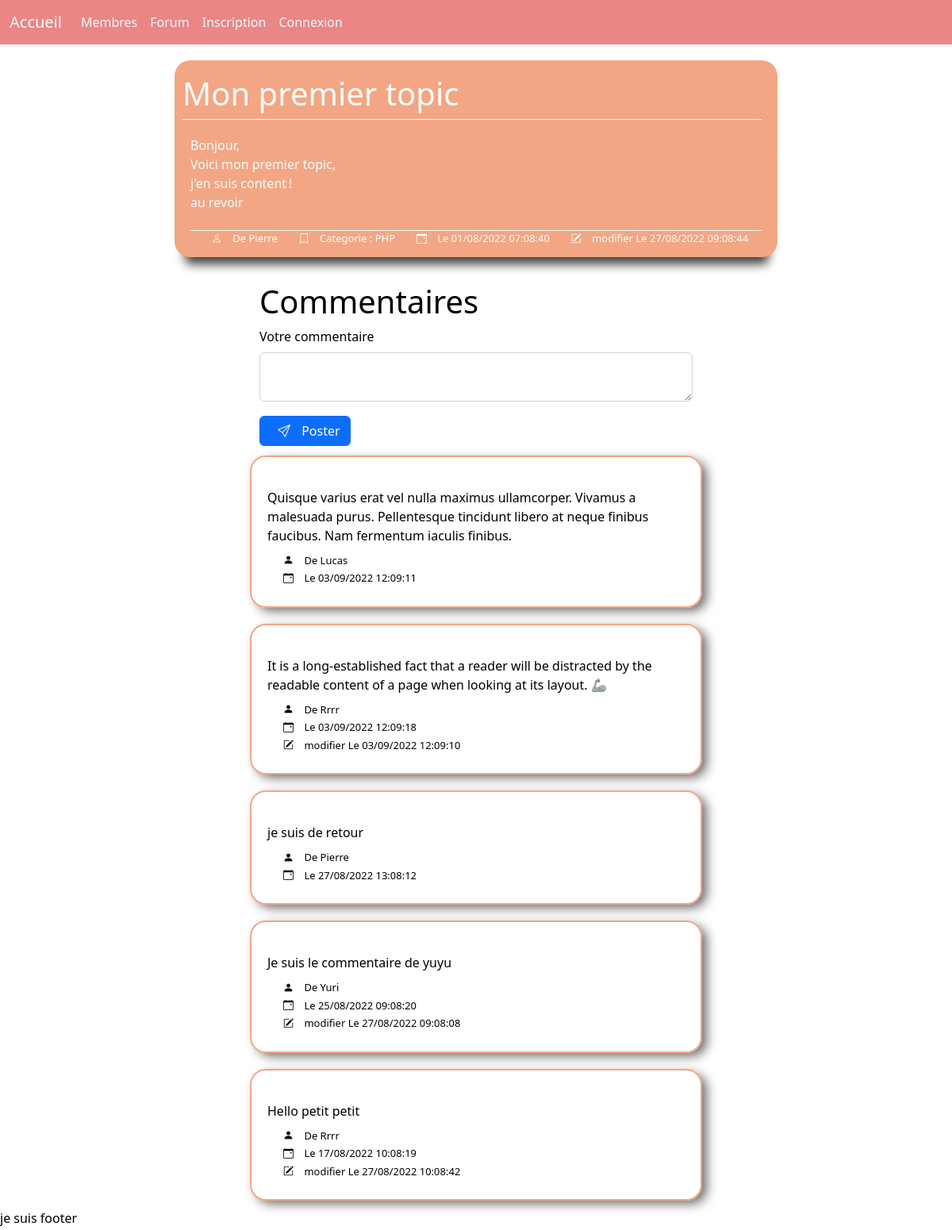
Page /_forum/topic.php?id=1 on the committed database.
### tables this page shows
CREATE TABLE `topic` (
  `id` int(255) NOT NULL,
  `id_forum` int(255) NOT NULL,
  `titre` varchar(150) NOT NULL,
  `contenu` longtext NOT NULL,
  `date_creation` datetime NOT NULL,
  `date_modification` datetime NOT NULL,
  `id_utilisateur` int(255) NOT NULL,
  `statut` int(1) NOT NULL DEFAULT '0'
);

CREATE TABLE `utilisateur` (
  `id` int(11) NOT NULL,
  `pseudo` varchar(50) NOT NULL,
  `mail` varchar(255) NOT NULL,
  `mdp` text NOT NULL,
  `date_creation` datetime NOT NULL,
  `date_connexion` datetime NOT NULL,
  `role` int(1) NOT NULL DEFAULT '0'
);

CREATE TABLE `forum` (
  `id` int(11) NOT NULL,
  `titre` varchar(150) NOT NULL,
  `libelle` varchar(150) NOT NULL,
  `date_creation` datetime NOT NULL,
  `ordre` int(255) NOT NULL
);

CREATE TABLE `topic_commentaire` (
  `id` int(11) NOT NULL,
  `id_topic` int(255) NOT NULL,
  `id_utilisateur` int(255) NOT NULL,
  `contenu` longtext NOT NULL,
  `date_creation` datetime NOT NULL,
  `date_modification` datetime NOT NULL
);

### _forum/topic.php (the view, shortened to what this page needs)
<?php
include_once('../include.php');
$get_id_topic = (int) $_GET['id'];
$req = $DB->prepare('SELECT t.*, u.pseudo, f.titre as titre_topic
FROM topic t
INNER JOIN utilisateur u ON u.id = t.id_utilisateur
INNER JOIN forum f ON f.id = t.id_forum
WHERE t.id = ?
ORDER BY t.date_creation DESC');
$req->execute([$get_id_topic]);
$req_topic = $req->fetch();
$req = $DB->prepare('SELECT tc.*, u.pseudo
FROM topic_commentaire tc
INNER JOIN utilisateur u  ON u.id = tc.id_utilisateur
WHERE tc.id_topic = ?
ORDER BY tc.date_creation DESC ');
$req->execute([$req_topic['id']]);
$req_topic_commentaires = $req->fetchAll();
?>
<!doctype html>
<html lang="en">
<head>
    <?php
    require_once('../_head/link.php');
    ?>
</head>
<body>
    <?php require_once('../_menu/menu.php'); ?>
    <div class="container">
        <div class="row">
            <div class="col-2"></div>
            <div class="col-8 , bodyTopicTitre">
                <h1> <?= $req_topic['titre'] ?></h1>
            </div>
            <div class="col-2"></div>
            <div class="col-2"></div>
            <div class="col-8 , bodyTopic">
                <p class="topicContenu"><?= nl2br($req_topic['contenu']) ?></p>
                <div class="borderLine"></div>
                <div class="basPageTopic">
                    <p><i class="bi bi-person"></i> De <?= $req_topic['pseudo'] ?></p>
                    <p><i class="bi bi-bookmark"></i> Categorie : <?= $req_topic['titre_topic'] ?></p>
                    <p><i class="bi bi-calendar-event"></i> Le <?= date_format(date_create($req_topic['date_creation']), 'd/m/Y  H:m:s'); ?></p>
                    <?php if ($req_topic['date_creation'] < $req_topic['date_modification']) {
                    ?>
                        <p><i class="bi bi-pencil-square"></i> modifier Le <?= date_format(date_create($req_topic['date_modification']), 'd/m/Y  H:m:s'); ?></p>
                    <?php
                    }  ?>
                </div>
            </div>
            <div class="col-2"></div>
        </div>
        <br>
        <div class="row">
            <div class="col-3"></div>
            <div class="col-6">
                <h1 class="textBlack"> Commentaires</h1>
            </div>
            <div class="col-3"></div>
            <div class="col-3"></div>
            <div class="col-6">
                <form method="POST">
                    <div class="mb-3 ">
                        <label class="form-label , textBlack ">Votre commentaire </label>
                        <textarea class="form-control" type="text" name="commentaire" placeholder="Votre commentaire ..." value="<?php if (isset($commentaire)) {
                                                                                                                                        echo $commentaire;
                                                                                                                                    } ?>">
                    </textarea>
                    </div>
                    <button class="btn btn-primary" type="submit" name="poster"> <i class="bi bi-send"></i> Poster </button>
                </form>
            </div>
            <div class="col-3"></div>
            <?php
            foreach ($req_topic_commentaires as $rtc) {
            ?>
                <div class="col-3"></div>
                <div class="col-6 , borderBlack">
                    <br>
                    <p class="textBlack"><?= nl2br($rtc['contenu']) ?></p>
                    <div class="basPageComm">
                        <p class="textBlack"><i class="bi bi-person-fill"></i> De <?= $rtc['pseudo'] ?></p>
                        <p class="textBlack"><i class="bi bi-calendar-event"></i> Le <?= date_format(date_create($rtc['date_creation']), 'd/m/Y  H:m:s'); ?></p>
                        <?php if ($rtc['date_creation'] < $rtc['date_modification']) {
                        ?>
                            <p class="textBlack"><i class="bi bi-pencil-square"></i> modifier Le <?= date_format(date_create($rtc['date_modification']), 'd/m/Y  H:m:s'); ?></p>
                        <?php
                        }  ?>
                    </div>
                </div>
                <div class="col-3"></div>
            <?php
            }  ?>
        </div>
    </div>
    <?php require_once('../_footer/footer.php'); ?>
</body>
</html>

### _css/style.css (style rules this page uses)
body { background-color: white; color: white; }
.borderLine { border-bottom: 1px solid white; }
.textBlack { color: black; }
label { color: black; }
i { padding: 10px; }
h1 { margin: 8px 0; }
.basPageTopic { justify-content: space-evenly; display: flex; font-size: 13px; flex-wrap: wrap; }
.bodyTopic { background-color: #f3a683; border-bottom-left-radius: 20px; border-bottom-right-radius: 20px; padding: 0 20px 10px; box-shadow: 1px 21px 13px -12px rgba(0, 0, 0, 0.75); -webkit-box-shadow: 1px 21px 13px -12px rgba(0, 0, 0, 0.75); -moz-box-shadow: 1px 21px 13px -12px rgba(0, 0, 0, 0.75); }
.bodyTopicTitre { background-color: #f3a683; border-top-left-radius: 20px; border-top-right-radius: 20px; margin-top: 20px; padding: 10px 20px 0 10px; }
.btn { margin: 2px 0; }
p { margin-bottom: 3px; }
.topicContenu { padding: 20px 0; }
.borderBlack { border: 2px solid #f3a683; border-radius: 20px; margin: 10px 0; padding: 15px 20px; -webkit-box-shadow: 7px 5px 14px -1px rgba(0, 0, 0, 0.58); box-shadow: 7px 5px 14px -1px rgba(0, 0, 0, 0.58); }
.basPageComm { font-size: 13px; margin: 10px; }

### rows in the picture
topic: titre "Mon premier topic", contenu "Bonjour, Voici mon premier topic, j'en suis content ! au revoir", id_utilisateur.pseudo "Pierre", id_forum.titre "PHP", date_creation "01/08/2022 07:08:40", date_modification "27/08/2022 09:08:44"
topic_commentaire: contenu "Quisque varius erat vel nulla maximus ullamcorper. Vivamus a malesuada purus. Pellentesque tincidunt libero at neque finibus faucibus. Nam fermentum iaculis finibus.", id_utilisateur.pseudo "Lucas", date_creation "03/09/2022 12:09:11"
topic_commentaire: contenu "It is a long-established fact that a reader will be distracted by the readable content of a page when looking at its layout. 🦾", id_utilisateur.pseudo "Rrrr", date_creation "03/09/2022 12:09:18", date_modification "03/09/2022 12:09:10"
topic_commentaire: contenu "je suis de retour", id_utilisateur.pseudo "Pierre", date_creation "27/08/2022 13:08:12"
topic_commentaire: contenu "Je suis le commentaire de yuyu", id_utilisateur.pseudo "Yuri", date_creation "25/08/2022 09:08:20", date_modification "27/08/2022 09:08:08"
topic_commentaire: contenu "Hello petit petit", id_utilisateur.pseudo "Rrrr", date_creation "17/08/2022 10:08:19", date_modification "27/08/2022 10:08:42"
